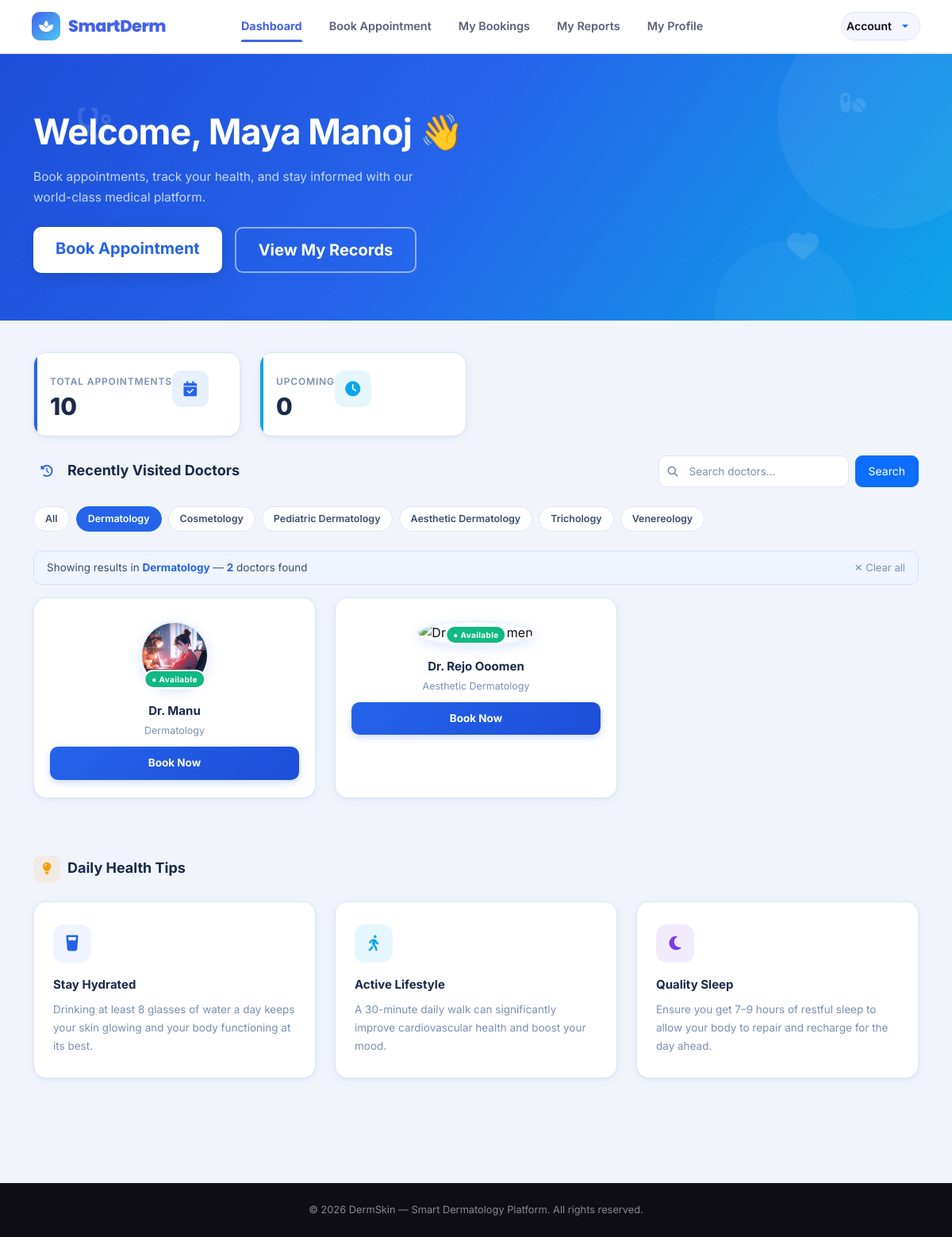
The app's page /patient_homepage/?department=Dermatology (signed in) with its own data.
### guest/models.py (models this page shows)
class tbl_patient(models.Model):
    GENDER_CHOICES =[
        ('M','Male'),
        ('F','Female'),
        ('O','Other'),
    ]
    first_name=models.CharField(max_length=20)
    address=models.TextField(blank=True)
    phone=models.CharField(max_length=20)
    email = models.EmailField(max_length=254)  # 254 is the default
    age=models.CharField(max_length=3)
    gender=models.CharField(max_length=1,choices=GENDER_CHOICES)
    pass_word=models.CharField(max_length=128) # 128 is standard for hashed passwords

### clinicadmin/models.py (models this page shows)
class tbl_doctor(models.Model):
    name=models.CharField(max_length=20)
    age=models.IntegerField()
    gender=models.CharField(max_length=10)
    profile_picture=models.ImageField(upload_to='doctor_profiles/', blank=True, null=True)
    email=models.EmailField(max_length=128,unique=True)
    phone_number=models.CharField(max_length=20)
    address=models.TextField()
    identification=models.ImageField(upload_to='doctor_id_proofs/', blank=True, null=True)
    specialization=models.CharField(max_length=30)
    qualification = models.CharField(max_length=50, blank=True, null=True)
    medical_registration_number=models.CharField(max_length=20,unique=True)
    password=models.CharField(max_length=128,blank=True)

### patient/views.py (the view)
# urls.py: path('', views.home_page),
def home_page(request):
    patient_id = request.session.get('pid')
    if not patient_id:
        return redirect('webguest:login')
    patient = tbl_patient.objects.get(id=patient_id)
    appointments = tbl_appointment.objects.filter(patient=patient)
    query = request.GET.get('q')
    department = request.GET.get('department')
    from patient.models import tbl_feedback
    from django.db.models import Avg
    visited_doctor_ids = appointments.values_list('doctor_id', flat=True).distinct()
    doctors = tbl_doctor.objects.filter(id__in=visited_doctor_ids)
    if query:
        doctors = doctors.filter(
            Q(name__icontains=query) |
            Q(specialization__icontains=query) |
            Q(qualification__icontains=query)
        )
    if department and department != "All":
        doctors = doctors.filter(specialization__icontains=department)
    for doctor in doctors:
        avg = tbl_feedback.objects.filter(doctor=doctor).aggregate(Avg('rating'))['rating__avg']
        doctor.avg_rating = round(avg, 1) if avg else None
        doctor.total_reviews = tbl_feedback.objects.filter(doctor=doctor).count()
    context = {
        'patient': patient,
        'total_appointments': appointments.count(),
        'upcoming_appointments': appointments.filter(
            appointment_date__gte=date.today(),
            status='confirmed'
        ).count(),
        'prescriptions': 2,
        'reports_ready': 1,
        'recent_appointments': appointments.order_by('-appointment_date')[:5],
        'doctors': doctors,
        'query': query,
        'department': department,
    }
    return render(request, 'patient/home.html', context)

### templates/patient/home.html (shortened to what this page needs)
{% extends 'base/header.html' %}
{% load static %}
{% block content %}
<section class="hero-section text-white">
  <div class="dots-overlay"></div>
  <div class="orb-1"></div>
  <div class="orb-2"></div>
  <i class="fas fa-stethoscope floating-icon" style="top:20%; left:8%;"></i>
  <i class="fas fa-heart floating-icon" style="bottom:22%; right:14%;"></i>
  <i class="fas fa-pills floating-icon" style="top:14%; right:9%; font-size:1.8rem;"></i>
  <div class="container position-relative">
    <div class="row align-items-center">
      <div class="col-lg-7">
        <h1 class="mb-3">Welcome, {{ patient.first_name }} 👋</h1>
        <p class="lead mb-4">Book appointments, track your health, and stay informed with our world-class medical platform.</p>
        <div class="d-flex gap-3 flex-wrap">
          <a href="{% url 'webpatient:doctor_list' %}" class="btn btn-light btn-lg px-4">Book Appointment</a>
          <a href="{% url 'webpatient:myBookings' %}" class="btn btn-outline-light btn-lg px-4">View My Records</a>
        </div>
      </div>
      <div class="col-lg-5 d-none d-lg-block text-center">
      </div>
    </div>
  </div>
</section>
<div class="patient-body">
<div class="container">
  <div class="row g-4 mb-5">
    <div class="col-md-3 col-sm-6">
      <div class="stat-card blue">
        <div class="d-flex justify-content-between align-items-start">
          <div><div class="stat-label">Total Appointments</div><div class="stat-value">{{ total_appointments }}</div></div>
          <div class="stat-icon-wrap blue"><i class="fas fa-calendar-check"></i></div>
        </div>
      </div>
    </div>
    <div class="col-md-3 col-sm-6">
      <div class="stat-card sky">
        <div class="d-flex justify-content-between align-items-start">
          <div><div class="stat-label">Upcoming</div><div class="stat-value">{{ upcoming_appointments }}</div></div>
          <div class="stat-icon-wrap sky"><i class="fas fa-clock"></i></div>
        </div>
      </div>
    </div>
  <div class="mb-5">
    <div class="d-flex justify-content-between align-items-center flex-wrap gap-3 mb-4">
      <div class="section-title">
        <div class="section-title-icon"><i class="fas fa-history"></i></div>
        Recently Visited Doctors
      </div>
      <form method="GET" action="" id="search-form" class="d-flex align-items-center gap-2">
        <div class="search-wrap" style="width:240px;">
          <i class="fas fa-search search-ico"></i>
          <input type="text" name="q" id="search-input"
                 value="{{ query|default:'' }}"
                 placeholder="Search doctors…" autocomplete="off">
        </div>
        <button type="submit" class="btn btn-primary btn-sm px-3"
                style="border-radius:9px; height:40px; white-space:nowrap;">Search</button>
      </form>
    </div>
    <div class="d-flex flex-wrap gap-2 mb-4">
      <a href="?{% if query %}q={{ query }}&{% endif %}department=All"
         class="filter-badge {% if not department or department == 'All' %}active{% endif %}">All</a>
      <a href="?{% if query %}q={{ query }}&{% endif %}department=Dermatology"
         class="filter-badge {% if department == 'Dermatology' %}active{% endif %}">Dermatology</a>
      <a href="?{% if query %}q={{ query }}&{% endif %}department=Cosmetology"
         class="filter-badge {% if department == 'Cosmetology' %}active{% endif %}">Cosmetology</a>
      <a href="?{% if query %}q={{ query }}&{% endif %}department=Pediatric+Dermatology"
         class="filter-badge {% if department == 'Pediatric Dermatology' %}active{% endif %}">Pediatric Dermatology</a>
      <a href="?{% if query %}q={{ query }}&{% endif %}department=Aesthetic+Dermatology"
         class="filter-badge {% if department == 'Aesthetic Dermatology' %}active{% endif %}">Aesthetic Dermatology</a>
      <a href="?{% if query %}q={{ query }}&{% endif %}department=Trichology"
         class="filter-badge {% if department == 'Trichology' %}active{% endif %}">Trichology</a>
      <a href="?{% if query %}q={{ query }}&{% endif %}department=Venereology"
         class="filter-badge {% if department == 'Venereology' %}active{% endif %}">Venereology</a>
    </div>
    {% if query or department and department != 'All' %}
    <div class="search-active-bar">
      <span>
        Showing results
        {% if department and department != 'All' %} in <strong>{{ department }}</strong>{% endif %}
        &mdash; <strong>{{ doctors|length }}</strong> doctor{{ doctors|length|pluralize }} found
      </span>
      <a href="?">✕ Clear all</a>
    </div>
    {% endif %}
    {% if doctors %}
    <div class="row g-4">
      {% for doctor in doctors %}
      <div class="col-md-4 col-sm-6">
        <div class="doctor-card">
          <div class="doc-avatar-wrap">
            <img src="{% if doctor.profile_picture %}{{ doctor.profile_picture.url }}{% else %}https://ui-avatars.com/api/?name={{ doctor.name }}&background=2563eb&color=fff{% endif %}"
                 alt="{{ doctor.name }}">
            <span class="doc-available">● Available</span>
          </div>
          <div class="doc-name">{{ doctor.name }}</div>
          <div class="doc-spec">{{ doctor.specialization }}</div>
          <a href="{% url 'webpatient:book_appointment' doctor.id %}" class="btn-book">Book Now</a>
        </div>
      </div>
      {% endfor %}
    </div>
    {% endif %}
  </div>
  <div class="mb-4">
    <div class="section-title mb-4">
      <div class="section-title-icon" style="background:rgba(245,158,11,.10); color:#f59e0b;">
        <i class="fas fa-lightbulb"></i>
      </div>
      Daily Health Tips
    </div>
    <div class="row g-4">
      <div class="col-md-4">
        <div class="tip-card">
          <div class="tip-icon blue"><i class="fas fa-glass-water"></i></div>
          <div class="tip-title">Stay Hydrated</div>
          <p class="tip-text">Drinking at least 8 glasses of water a day keeps your skin glowing and your body functioning at its best.</p>
        </div>
      </div>
      <div class="col-md-4">
        <div class="tip-card">
          <div class="tip-icon sky"><i class="fas fa-walking"></i></div>
          <div class="tip-title">Active Lifestyle</div>
          <p class="tip-text">A 30-minute daily walk can significantly improve cardiovascular health and boost your mood.</p>
        </div>
      </div>
      <div class="col-md-4">
        <div class="tip-card">
          <div class="tip-icon purple"><i class="fas fa-moon"></i></div>
          <div class="tip-title">Quality Sleep</div>
          <p class="tip-text">Ensure you get 7–9 hours of restful sleep to allow your body to repair and recharge for the day ahead.</p>
        </div>
      </div>
    </div>
  </div>
</div>
</div>
{% endblock %}

### records on screen
tbl_patient: first_name "Maya Manoj"
tbl_doctor: specialization "Dermatology", profile_picture (picture), name "Dr. Manu"
tbl_doctor: name "Dr. Rejo Ooomen", specialization "Aesthetic Dermatology"

### other values on screen
{{ total_appointments }} "10"
{{ upcoming_appointments }} "0"
{{ doctors|length }} "2"
